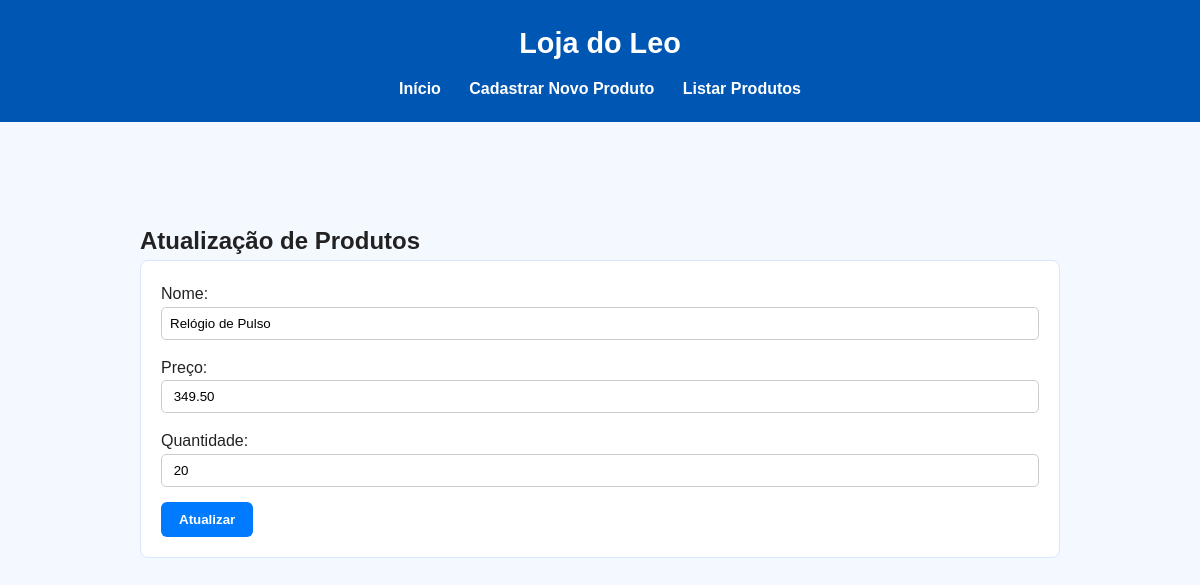
Page /form_atualizar.php?id=4 on the committed database.
### tables this page shows
CREATE TABLE `produtos` (
  `id` int(11) NOT NULL,
  `nome` varchar(255) NOT NULL,
  `preco` decimal(10,2) NOT NULL,
  `quantidade` int(11) NOT NULL
);

### form_atualizar.php (the view, shortened to what this page needs)
<?php
    include 'cabecalho.php';
?>
<body>
    <div class="container">
        <h2>Atualização de Produtos</h2>
    <?php
            $id = $_GET['id'];
        require 'conexao.php';
        $sql = "SELECT * FROM produtos WHERE id = $id";
        $stmt = $pdo->query($sql);
        $produto = $stmt->fetch(PDO::FETCH_ASSOC);
    ?>
        <form action= "#" method="POST">
            <div class="mb-3">
                Nome: <input value="<?php echo $produto['nome'];?>" type="text" name="produto" class="form-control">
            </div>
            <div class="mb-3">
                Preço: <input value=" <?php echo $produto['preco'];?>" type="text" name="preco" class="form-control">
            </div>
            <div class="mb-3">
                Quantidade: <input value=" <?php echo $produto['quantidade'];?>" type="text" name="quantidade" class="form-control">
            </div>
            <button type="submit" class="btn btn-primary">Atualizar</button>
        </form>
    </div>
</body>
</html>

### style.css (style rules this page uses)
* { margin: 0; padding: 0; box-sizing: border-box; }
body { font-family: Arial, sans-serif; background: #f4f8ff; color: #222; line-height: 1.6; }
.container { max-width: 1000px; margin: 30px auto; padding: 20px; }
button, .btn { display: inline-block; background: #007bff; color: #fff; border: none; padding: 10px 18px; border-radius: 6px; cursor: pointer; transition: 0.3s; text-decoration: none; font-weight: bold; }
form { background: #fff; padding: 20px; border-radius: 8px; border: 1px solid #d9e6ff; }
form input, form select { width: 100%; padding: 8px; margin-bottom: 15px; border: 1px solid #ccc; border-radius: 5px; }

### rows in the picture
produtos: produto "Relógio de Pulso", preco "349.50", quantidade "20"
